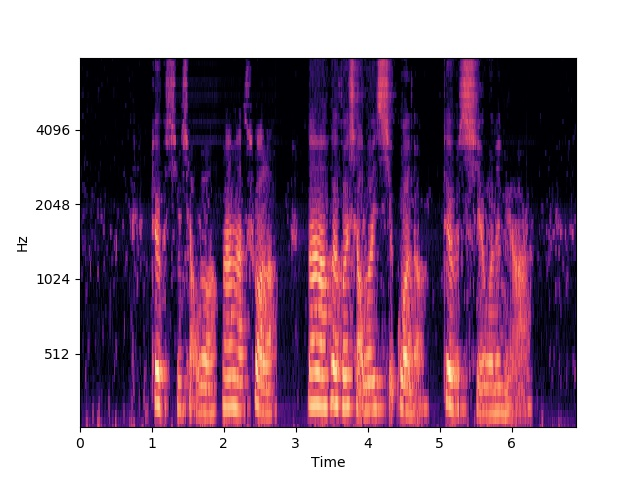
#> input picture data/image_data/test/enh_1.jpg, 640 x 480 px; its folder holds only this picture in this run
$ python cutImg.py
#> lines starting #> are read from the running program, lines starting #| are printed output that depends on the picture
import os
import cv2

root_path = ""
syss = ["../data/image_data/test/","../data/image_data/train/1/","../data/image_data/train/2/","../data/image_data/train/3/","../data/image_data/train/4/"]
# syss = ["test/"]

for path in syss:
    for i,img_path in enumerate(os.listdir(root_path+path)):
        if ".jpg" in img_path:
            if "enh_" in img_path:
                print(path," ",i,"/",len(os.listdir(root_path+path)))
                img = cv2.imread(root_path+path+img_path)
#> img is the input picture: shape (480, 640, 3); mean B, G, R 146.2, 121.4, 153.9
                dst = img[58:428,80:573]
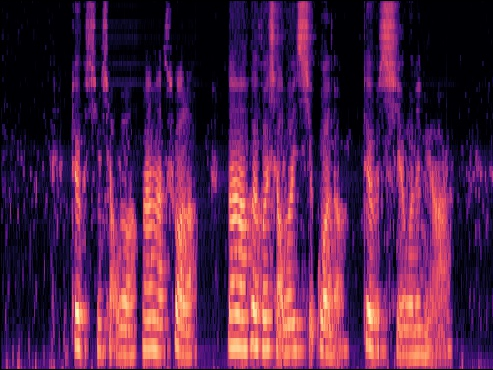
#> dst: shape (370, 493, 3); mean B, G, R 74.8, 33.3, 88
#> (the run stopped early here; a loop or call above may not have finished)
